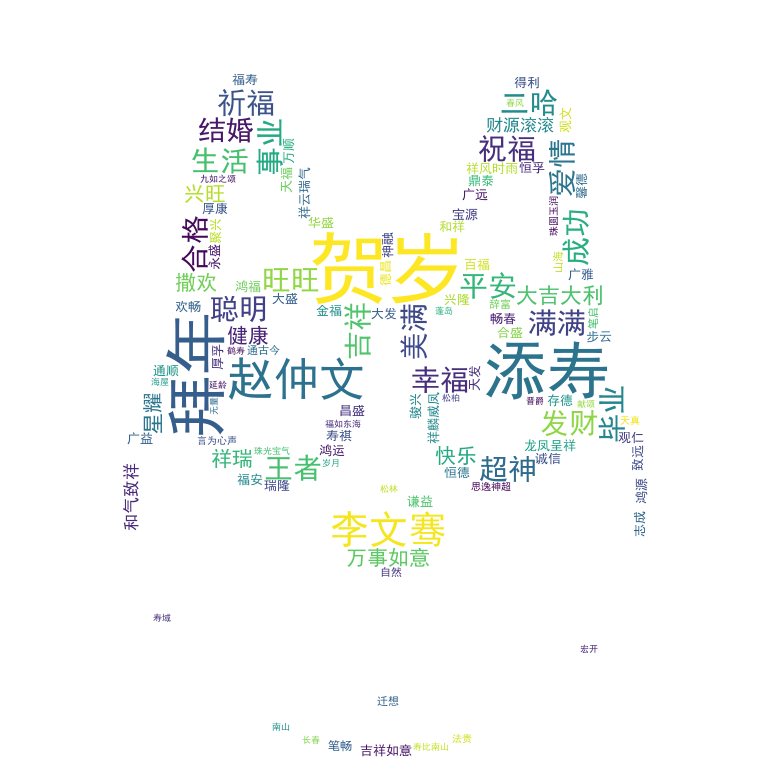

Here is the Python script that generated this plot:
# -*- coding: utf-8 -*-

import jieba
import matplotlib
import codecs
matplotlib.use('TkAgg')
import matplotlib.pyplot as plt
from wordcloud import WordCloud, ImageColorGenerator
from scipy.misc import imread

__verbose__ = True
__debug_mode__ = False

# 分词
if __verbose__:
    print('读取语料库文件')
file = codecs.open('./Corpus/monolingual_greeting_corpus_clean.txt', 'r', encoding='utf-8')
content = file.read()
if __verbose__:
    print('文件读取结束')
file.close()
segment = []
# 使用`jieba`分词


back = imread('dog.png')

wc = WordCloud(
    background_color='white',
    max_words=300,
    mask=back,
    max_font_size=200,
    font_path='SimHei.ttf',

)

jieba.add_word('李文骞')
jieba.add_word('赵仲文')
jieba.add_word('刘成巧')
jieba.add_word('蛋糕君')


def stop_word(texts):
    word_lists = []
    word_generator = jieba.cut(texts, cut_all=False)
    for word in word_generator:
        word_lists.append(word)
    return ' '.join(word_lists)


text = stop_word(content)

wc.generate(text)
image_color = ImageColorGenerator(back)
plt.show(wc)
plt.axis('off')
plt.figure()
plt.imshow(wc)
plt.axis('off')
wc.to_file('greeting.png')
